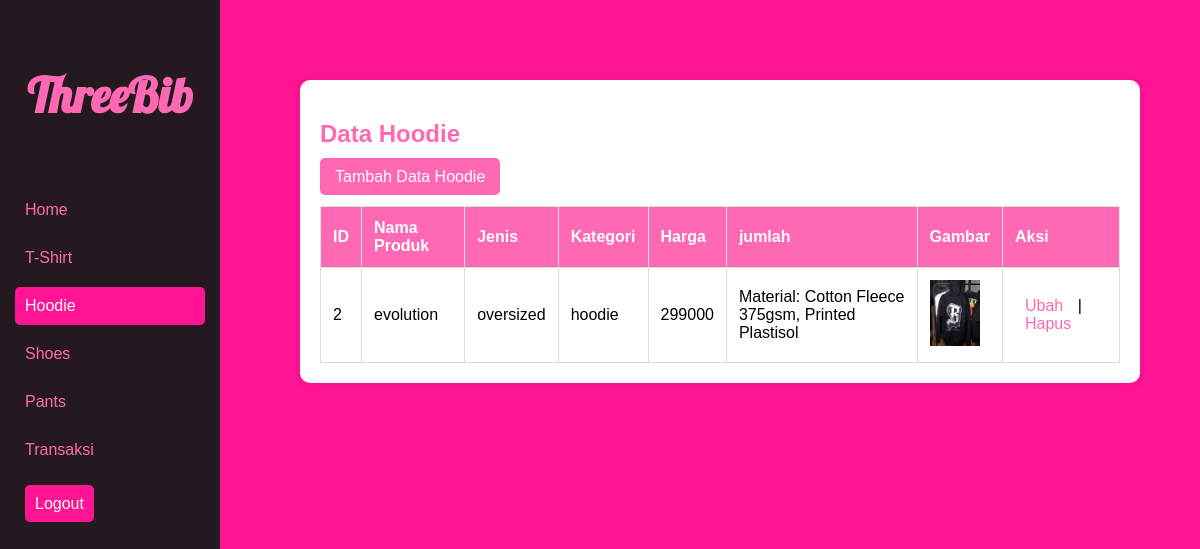
Screenshot of /admin.php?table=hoodie (signed in) with the database file from the repository.
### tables this page shows
CREATE TABLE `hoodie` (
  `id` int(11) NOT NULL,
  `nama` varchar(100) NOT NULL,
  `jenis` varchar(100) NOT NULL,
  `kategori` varchar(100) NOT NULL,
  `harga` int(11) NOT NULL,
  `detail` varchar(100) NOT NULL,
  `gambar` varchar(100) NOT NULL
);

### function.php (called while the page is built, shortened)
<?php
$conn = mysqli_connect("localhost", "root", "", "barang");
function query($query) {
    global $conn;
    $result = mysqli_query($conn, $query);
    $rows = [];
    while ($row = mysqli_fetch_assoc($result)) {
        $rows [] = $row;
    }
    return $rows;
};
?>

### admin.php (the view, shortened to what this page needs)
<?php
require 'function.php';
$table = isset($_GET['table']) ? $_GET['table'] : '';
$data = $table ? query("SELECT * FROM $table") : [];
?>
<!DOCTYPE html>
<html lang="en">
<head>
    <link rel="stylesheet" type="text/css" href="css/admin.css" />
</head>
<body>
    <header>
        <nav>
            <div class="nav-list">
                <div class="title">
                    <h1>ThreeBib</h1>
                </div>
                <ul>
                    <li><a class="<?= !$table ? 'active' : ''; ?>" href="admin.php">Home</a></li>
                    <li><a class="<?= $table === 'tshirt' ? 'active' : ''; ?>"href="admin.php?table=tshirt">T-Shirt</a></li>
                    <li><a class="<?= $table === 'hoodie' ? 'active' : ''; ?>" href="admin.php?table=hoodie">Hoodie</a></li>
                    <li><a class="<?= $table === 'shoes' ? 'active' : ''; ?>" href="admin.php?table=shoes">Shoes</a></li>
                    <li><a class="<?= $table === 'pants' ? 'active' : ''; ?>" href="admin.php?table=pants">Pants</a></li>
                    <li><a class="<?= $table === 'transaksi' ? 'active' : ''; ?>"href="admin.php?table=transaksi">Transaksi</a></li>
                </ul>
                <div class="logout">
                    <a href="logout.php">Logout</a>
                </div>
            </div>
        </nav>
    </header>
    <main>
        <?php if (!$table) : ?>
        <article class="welcome">
            <div class="container">
                <div class="desc">
                    <h1>Selamat Datang, Admin</h1>
                    <p>Pilih salah satu kategori dari menu di bawah untuk melihat data.</p>
                </div>
                <div class="option">
                    <ul>
                        <li>
                            <a href="admin.php?table=tshirt" class="btn"><i class="fa-solid fa-shirt"
                                    style="color: #ffffff;"></i> T-Shirt</a>
                        </li>
                        <li>
                            <a href="admin.php?table=hoodie" class="btn"><i class="fa-solid fa-seedling"
                                    style="color: #ffffff;"></i> Hoodie</a>
                        </li>
                        <li>
                            <a href="admin.php?table=pants" class="btn"><i class="fa-solid fa-box"
                                    style="color: #ffffff;"></i> Pants</a>
                        </li>
                        <li>
                            <a href="admin.php?table=shoes" class="btn"><i class="fa-solid fa-table-cells-large"
                                    style="color: #ffffff;"></i> Shoes</a>
                        </li>
                    </ul>
                </div>
            </div>
        </article>
        <?php else : ?>
        <article class="table">
            <div class="container">
                <div class="tablename">
                    <h1>Data <?= ucfirst($table); ?></h1>
                </div>
                <?php if ($table === 'transaksi') : ?>
                <div class="table">
                    <table>
                        <thead>
                            <tr>
                                <th>ID</th>
                                <th>Nama</th>
                                <th>Harga</th>
                                <th>Pemesan</th>
                                <th>Alamat</th>
                            </tr>
                        </thead>
                        <tbody>
                            <?php foreach ($data as $row) : ?>
                            <tr>
                                <td><?= $row['id']; ?></td>
                                <td><?= $row['nama']; ?></td>
                                <td><?= $row['harga']; ?></td>
                                <td><?= $row['pemesan']; ?></td>
                                <td><?= $row['alamat']; ?></td>
                            </tr>
                            <?php endforeach; ?>
                        </tbody>
                    </table>
                </div>
                <?php else : ?>
                <div class="insert">
                    <a href="tambah.php?table=<?= $table; ?>">Tambah Data <?= ucfirst($table); ?></a>
                </div>
                <div class="table">
                    <table>
                        <thead>
                            <tr>
                                <th>ID</th>
                                <th>Nama Produk</th>
                                <th>Jenis</th>
                                <th>Kategori</th>
                                <th>Harga</th>
                                <th>jumlah</th>
                                <th>Gambar</th>
                                <th>Aksi</th>
                            </tr>
                        </thead>
                        <tbody>
                            <?php foreach ($data as $row) : ?>
                            <tr>
                                <td><?= $row['id']; ?></td>
                                <td><?= $row['nama']; ?></td>
                                <td><?= $row['jenis']; ?></td>
                                <td><?= $row['kategori']; ?></td>
                                <td><?= $row['harga']; ?></td>
                                <td><?= $row['detail']; ?></td>
                                <td><img src="img/<?= $row['gambar']; ?>" width="50"></td>
                                <td class="aksi">
                                    <a href="ubah.php?id=<?= $row['id']; ?>&tabel=<?= $table; ?>">Ubah</a> |
                                    <a href="hapus.php?id=<?= $row['id']; ?>&tabel=<?= $table; ?>"
                                        onclick="return confirm('Yakin?')">Hapus</a>
                                </td>
                            </tr>
                            <?php endforeach; ?>
                        </tbody>
                    </table>
                </div>
                <?php endif; ?>
            </div>
        </article>
        <?php endif; ?>
    </main>
</body>
</html>

### css/admin.css (style rules this page uses)
body { font-family: Arial, sans-serif; margin: 0; padding: 0; background-color: #ff1493; }
header { background-color: #24191f; height: 100vh; width: 220px; position: fixed; }
.title { padding: 10px; }
.title h1 { font-family: "Lobster", cursive; font-size: 3rem; color: #ff69b4; text-align: center; }
nav { display: flex; flex-direction: column; }
.nav-list { padding: 15px; }
.nav-list ul { list-style: none; padding: 0; }
.nav-list ul li { margin: 10px 0; }
.nav-list ul li a { text-decoration: none; padding: 10px; display: block; color: #ff69b4; border-radius: 5px; transition: background-color 0.3s; }
.nav-list ul li a:hover, .nav-list ul li a.active { background-color: #ff1493; color: white; }
.logout { margin-top: auto; padding: 10px; }
.logout a { text-decoration: none; color: white; padding: 10px; background-color: #ff1493; border-radius: 5px; transition: background-color 0.3s; }
main { margin-left: 240px; padding: 60px; color: white; }
.table { margin-top: 20px; }
.table .container { background: #ffffff; padding: 20px; border-radius: 10px; box-shadow: 0 0 10px rgba(0, 0, 0, 0.1); }
.table .tablename h1 { color: #ff69b4; }
.table .insert a { background-color: #ff69b4; color: white; padding: 10px 15px; border-radius: 5px; text-decoration: none; transition: background-color 0.3s; }
table { width: 100%; border-collapse: collapse; margin-top: 20px; }
table, th, td { border: 1px solid #ddd; color: #000000; }
th, td { padding: 12px; text-align: left; }
th { background-color: #ff69b4; color: white; }
.aksi a { text-decoration: none; color: #ff69b4; padding: 5px 10px; border-radius: 3px; transition: background-color 0.3s, color 0.3s; }

### rows the page displays
hoodie: id "2", nama "evolution", jenis "oversized", kategori "hoodie", harga "299000", detail "Material: Cotton Fleece 375gsm, Printed Plastisol", gambar (picture)

### other values shown
$table "Hoodie"
